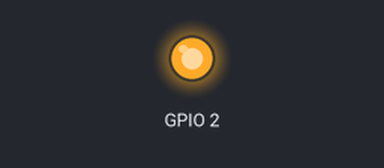
Bench run of a program on a simulated ESP8266 (NodeMCU). Parts: output pins drawn as LEDs (lit = HIGH). WiFi joins after 1.5 s; servers stay silent unless stated.

Above: at 0.17 s.
At 6.9 s:
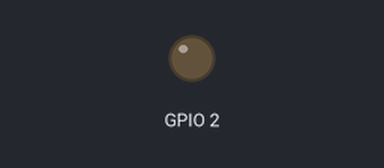
Timing chart, 0 to 7.3 s (numbered marks = the images above):
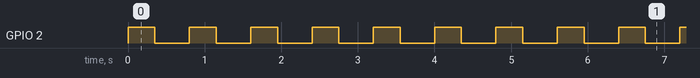

The program:

main.cpp
```cpp
#include <Arduino.h>
#include <ESP8266httpUpdate.h>

// To inject firmware info into binary file, You have to use following macro according to let
// OTAdrive to detect binary info automatically
#define ProductKey "1c70ece5-07b2-4ee3-9ee3-9b9f566dfb2e" // Replace with your own APIkey
#define Version "1.0.0.7"
#define MakeFirmwareInfo(k, v) "&_FirmwareInfo&k=" k "&v=" v "&FirmwareInfo_&"

void update();
void setup()
{
  // put your setup code here, to run once:
  pinMode(2, OUTPUT);
  WiFi.begin("smarthomehub", "*****");
}

uint32_t updateCounter = 0;

void loop()
{
  // put your main code here, to run repeatedly:
  digitalWrite(2, 1);
  delay(350);
  digitalWrite(2, 0);
  delay(450);

  if (WiFi.status() == WL_CONNECTED)
  {
    updateCounter++;
    if (updateCounter > 20)
    {
      updateCounter = 0;
      update();
    }
  }
}

void update()
{
  String url = "http://otadrive.com/deviceapi/update?";
  url += MakeFirmwareInfo(ProductKey, Version);
  url += "&s=" + String(ESP.getChipId());

  WiFiClient client;
  ESPhttpUpdate.update(client, url, Version);
}
```

Measured:
- by itself, GPIO 2: moves between LOW and HIGH, repeating every 5.6 s
- by itself, everything shown: repeats every 5.6 s, in 14 steps
